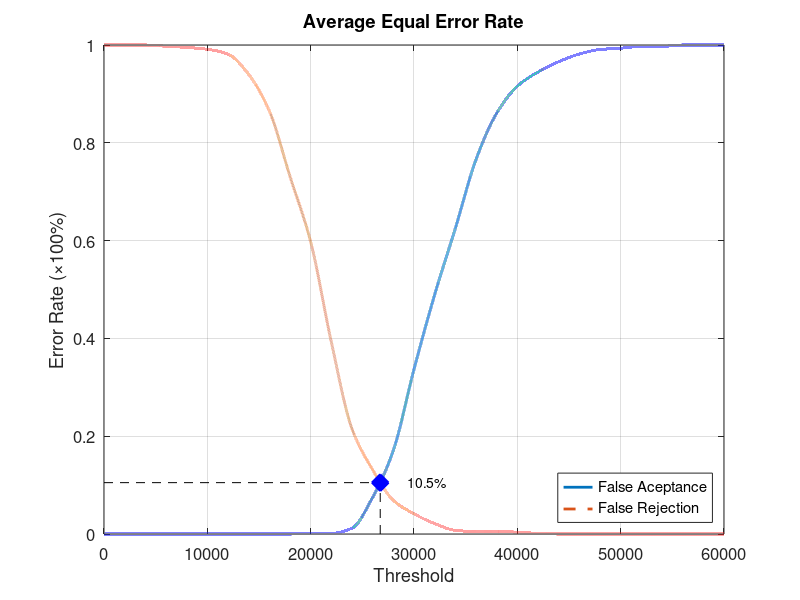
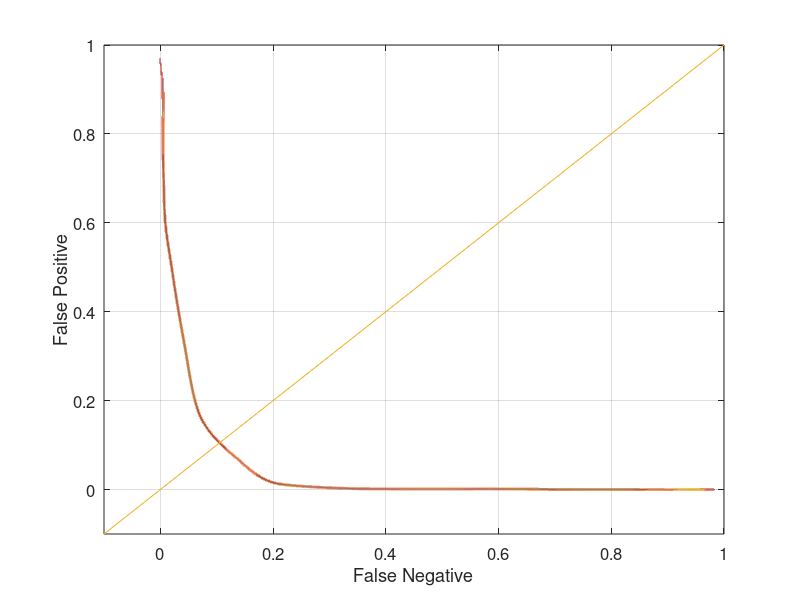

Reproduce these figures in MATLAB, in order.
function yEER = Experiment1Average
close all;
clear;
clc;
x = 0:2000:60000;
xq = 0:0.5:60000;

y0 = [0 0 0 0 0 0 0 0 0 0 0.00131579 0.00131579 0.0118421 0.075 0.171053 0.336842 0.489474 0.625 0.76579 0.860526 0.915789 0.944737 0.965789 0.981579 0.990789 0.993421 0.997368 0.997368 1 1 1];
yy0 = interp1(x, y0, xq, 'pchip');
y1 = [1 1 1 0.9975 0.995 0.99125 0.98125 0.94 0.865 0.73125 0.5975 0.3925 0.215 0.13125 0.06875 0.04125 0.02125 0.0075 0.005 0.005 0.00375 0.00125 0 0 0 0 0 0 0 0 0];
yy1 = interp1(x, y1, xq, 'pchip');

% Calculating EER: 
y2 = abs(y0 - y1);
find(y2 == min(y2))
yy2 = abs(yy0 - yy1);
xEER = find(yy2 == min(yy2));
xEERIndex = xq(xEER) % X-axis EER
yEER = yy0(xEER) % Y-axis EER

main = figure
plot(xq, yy0,'-','LineWidth', 2);	hold on
plot(xq, yy1,'--','LineWidth', 2);	hold on
plot([xEERIndex xEERIndex], [0 yEER], 'k--');	hold on
plot([0 xEERIndex], [yEER yEER], 'k--');	hold on
plot(xEERIndex, yEER, 'bx', 'LineWidth', 10);	hold on
text(xEERIndex + 10 * xEERIndex / 100, yEER, [num2str(round((10000 * yEER)) / 100) '%'])
legend('False Aceptance', 'False Rejection', 'Location', 'SouthEast')
xlabel('Threshold')
ylabel('Error Rate (\times100%)')
title('Average Equal Error Rate')
set(gca, 'FontSize', 12)
axis([0 60000 0 1])
grid on

print(main, 'Experiment1AverageMain', '-dpng');
FNRxFPR = figure('Color', [1 1 1]);
plot(yy1, yy0, '-', yy1, yy0, 'LineWidth', 2);
hold on
y = -0.1:0.1:1
plot(y, y); 
set(gca, 'FontSize', 12)
xlabel('False Negative')
ylabel('False Positive')
axis([-0.1 1 -0.1 1])
set(gca, 'FontSize', 12)
grid on

print(FNRxFPR, 'Experiment1AverageFNRxFPR','-dpng');
end
